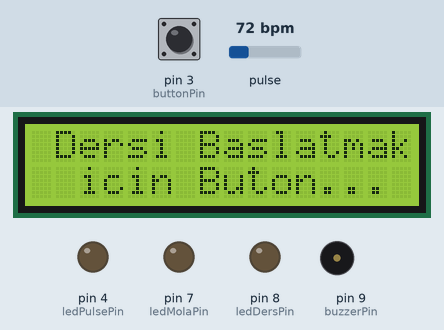
The sketch below on a simulated Arduino Uno, built with avr-gcc and run on an emulated ATmega328P. On the bench: 16×2 character LCD, output pins drawn as LEDs (lit = HIGH), buzzer (waves = sounding, pin HIGH). The test bench sets the inputs (shaded band); at power-on: pin 3 (buttonPin) HIGH, pulse 72 bpm.

Above: at 3.3 s.
3.4 s: pin 3 (buttonPin) pulled LOW for 0.15 s
At 4.1 s:
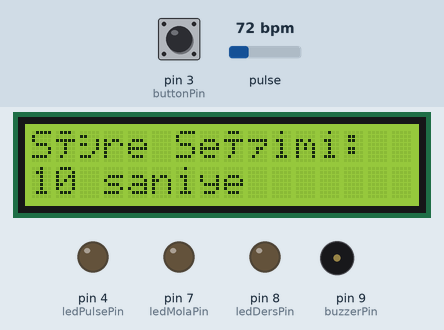
6.5 s: pin 3 (buttonPin) pulled LOW for 1 s
At 7.0 s:
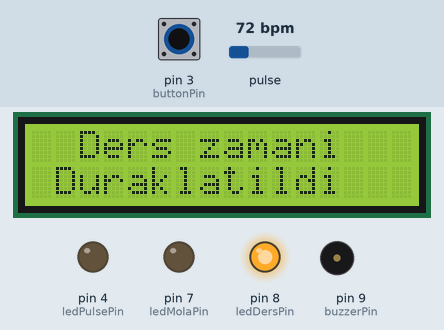
9.0 s: pin 3 (buttonPin) pulled LOW for 0.15 s
At 10.0 s:
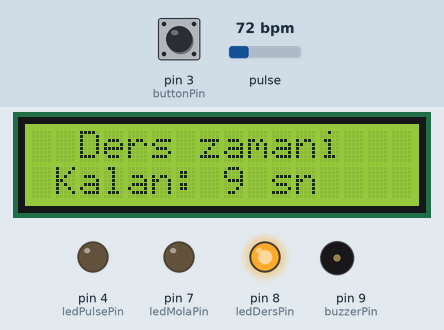
12.1 s: pin 3 (buttonPin) pulled LOW for 3.2 s
At 12.7 s:
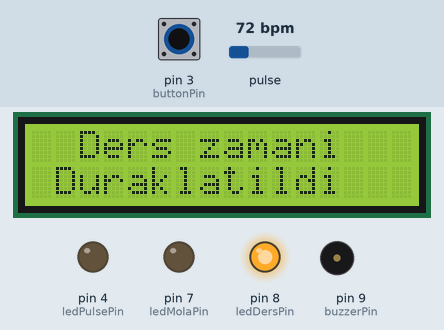
Timing chart, 0 to 15.1 s (numbered marks = the images above; inputs shaded):
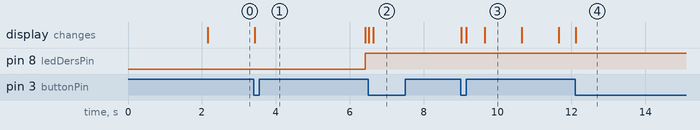

Measured:
- after the input at 3.4 s, pin 8 (ledDersPin): LOW → HIGH after 3.0 s; the display: changes at once (image 1)
- after the input at 6.5 s, the display: first changes at once (image 2 shows a later state)
- after the input at 9.0 s, the display: first changes at once (image 3 shows a later state)
- after the input at 12.1 s, the display: changes at once (image 4)

The sketch:

GomuluSistemlerFinalProje.ino
```cpp
#include <Wire.h>
#include <LiquidCrystal_I2C.h>
#include <TimerOne.h>
#include "MAX30100_PulseOximeter.h"

/* ---------------- Pin Tanımları ---------------- */
const int buzzerPin    = 9;
const int buttonPin    = 3;
const int ledDersPin   = 8;
const int ledMolaPin   = 7;
const int ledPulsePin  = 4;

LiquidCrystal_I2C lcd(0x27, 16, 2);
PulseOximeter pox;

/* ---------------- Durum Makinesi ---------------- */
enum State { IDLE, SELECT_DURATION, STUDY, WAIT_FOR_PULSE, SHOW_PULSE, BREAK };
volatile State currentState = IDLE;

/* ---------------- Süre Seçimi ---------------- */
const int sureSecenekleri[] = {10, 15, 20};
const byte secenekSayisi = sizeof(sureSecenekleri) / sizeof(sureSecenekleri[0]);
volatile byte seciliIndex = 0;
unsigned long secimBaslangic = 0;
const unsigned long secimTimeout = 3000; // 3 saniye

/* ---------------- Sayaçlar & Süreler ---------------- */
volatile int  dersSuresi   = 15;
volatile int  molaSure     = 10;
const unsigned long olcumSuresi = 15000;
unsigned long olcumBaslangic   = 0;
unsigned long sonNabizOkuma    = 0;

/* ---------------- Nabız İstatistikleri ---------------- */
int  nabizToplam = 0;
int  nabizAdet   = 0;
int  nabizOrt    = 0;
char stres[16]   = "Bekleniyor";

/* ---------------- Diğer Bayraklar ---------------- */
volatile bool buttonPressed = false;
volatile bool paused        = false;
volatile bool buzzerCal     = false;
unsigned long buzzerStart   = 0;
const unsigned long buzzerMs = 5000;

/* ---------------- Setup ---------------- */
void setup() {
  pinMode(buzzerPin,   OUTPUT);
  pinMode(buttonPin,   INPUT_PULLUP);
  pinMode(ledDersPin,  OUTPUT);
  pinMode(ledMolaPin,  OUTPUT);
  pinMode(ledPulsePin, OUTPUT);

  lcd.init();
  lcd.backlight();
  Serial.begin(115200);

  lcd.setCursor(0,0); lcd.print("   Merhaba!     ");
  lcd.setCursor(0,1); lcd.print(" Hazirlaniyor...");
  delay(2000);
  lcd.clear();

  if (!pox.begin()) {
    lcd.print("Sensor hatasi");
    while (1);
  }
  pox.setIRLedCurrent(MAX30100_LED_CURR_7_6MA);

  lcd.setCursor(0,0); lcd.print("Hazir. Butona  ");
  lcd.setCursor(0,1); lcd.print("basin...       ");

  attachInterrupt(digitalPinToInterrupt(buttonPin), buttonISR, FALLING);

  Timer1.initialize(1000000); // 1 saniye
  Timer1.attachInterrupt(timerISR);
  Timer1.stop();

  digitalWrite(ledDersPin,  LOW);
  digitalWrite(ledMolaPin,  LOW);
  digitalWrite(ledPulsePin, LOW);
}

/* ---------------- Ana Döngü ---------------- */
void loop() {
  pox.update();

  if (buttonPressed) {
    buttonPressed = false;

    if (currentState == IDLE) {
      currentState = SELECT_DURATION;
      seciliIndex = 0;
      secimBaslangic = millis();
      lcd.clear();
      lcd.setCursor(0,0); lcd.print("Süre Seçimi:");
      lcd.setCursor(0,1); lcd.print(sureSecenekleri[seciliIndex]); lcd.print(" saniye");
    }

    else if (currentState == SELECT_DURATION) {
      seciliIndex = (seciliIndex + 1) % secenekSayisi;
      secimBaslangic = millis();
      lcd.setCursor(0,1);
      lcd.print("                ");
      lcd.setCursor(0,1); lcd.print(sureSecenekleri[seciliIndex]); lcd.print(" saniye");
    }

    else if (currentState == STUDY) {
      paused = !paused;
      lcd.setCursor(0,1);
      lcd.print(paused ? " Duraklatildi   " : " Devam ediliyor ");
    }
  }

  if (buzzerCal && millis() - buzzerStart < buzzerMs) {
    analogWrite(buzzerPin, 200);
  } else {
    analogWrite(buzzerPin, 0);
    buzzerCal = false;
  }

  if (currentState == WAIT_FOR_PULSE && millis() - sonNabizOkuma >= 250) {
    sonNabizOkuma = millis();
    int hr = pox.getHeartRate();
    if (hr > 0) {
      nabizToplam += hr;
      nabizAdet++;
    }
  }

  // Süre seçimi zaman aşımı ile dersi başlat
  if (currentState == SELECT_DURATION && millis() - secimBaslangic >= secimTimeout) {
    dersSuresi = sureSecenekleri[seciliIndex];
    currentState = STUDY;
    paused = false;

    lcd.clear();
    lcd.setCursor(0,0); lcd.print("  Ders basladi  ");
    digitalWrite(ledDersPin, HIGH);
    digitalWrite(ledMolaPin, LOW);
    digitalWrite(ledPulsePin, LOW);
    Timer1.start();
  }

  static unsigned long lcdTs = 0;
  if (millis() - lcdTs >= 500) {
    lcdTs = millis();
    lcdDisplay();
  }
}

/* ---------------- LCD Gösterimi ---------------- */
void lcdDisplay() {
  if (currentState == STUDY) {
    lcd.setCursor(0,0); lcd.print("  Ders zamani   ");
    lcd.setCursor(0,1);
    if (paused) lcd.print(" Duraklatildi   ");
    else {
      lcd.print(" Kalan: "); lcd.print(dersSuresi); lcd.print(" sn   ");
    }
  }
  else if (currentState == WAIT_FOR_PULSE) {
    lcd.setCursor(0,0); lcd.print(" Nabiz olculuyor ");
    lcd.setCursor(0,1); lcd.print("  Bekleyiniz...  ");
  }
  else if (currentState == SHOW_PULSE) {
    lcd.setCursor(0,0); lcd.print(" Nabiz: "); lcd.print(nabizOrt); lcd.print(" bpm ");
    lcd.setCursor(0,1); lcd.print(" Durum: "); lcd.print(stres);
  }
  else if (currentState == BREAK) {
    lcd.setCursor(0,0); lcd.print("  Mola zamani   ");
    lcd.setCursor(0,1); lcd.print(" Kalan: "); lcd.print(dersSuresi); lcd.print(" sn   ");
  }
  else if (currentState == IDLE) {
    lcd.setCursor(0,0); lcd.print(" Dersi Baslatmak ");
    lcd.setCursor(0,1); lcd.print("  icin Buton...  ");
  }
  else if (currentState == SELECT_DURATION) {
    lcd.setCursor(0,0); lcd.print("Süre Seçimi:");
    lcd.setCursor(0,1); lcd.print(sureSecenekleri[seciliIndex]); lcd.print(" saniye   ");
  }
}

/* ---------------- Zamanlayıcı Kesmesi ---------------- */
void timerISR() {
  if (currentState == STUDY && !paused) {
    if (--dersSuresi == 0) {
      currentState      = WAIT_FOR_PULSE;
      olcumBaslangic    = millis();
      nabizToplam       = nabizAdet = 0;

      digitalWrite(ledDersPin,  LOW);
      digitalWrite(ledPulsePin, HIGH);
    }
  }
  else if (currentState == WAIT_FOR_PULSE) {
    if (millis() - olcumBaslangic >= olcumSuresi) {
      nabizOrt = (nabizAdet ? nabizToplam / nabizAdet : 70);

      if (nabizOrt > 90)      { molaSure = 15;  strcpy(stres,"Yuksek"); }
      else if (nabizOrt > 70) { molaSure = 10;  strcpy(stres,"Orta  "); }
      else                    { molaSure = 5;   strcpy(stres,"Düşük"); }

      dersSuresi   = molaSure;
      currentState = SHOW_PULSE;

      digitalWrite(ledPulsePin, LOW);
      buzzerCal  = true;
      buzzerStart = millis();
    }
  }
  else if (currentState == SHOW_PULSE) {
    static byte cnt = 0;
    if (++cnt >= 3) {
      cnt = 0;
      currentState = BREAK;
      digitalWrite(ledMolaPin, HIGH);
      digitalWrite(ledDersPin, LOW);
    }
  }
  else if (currentState == BREAK) {
    if (--dersSuresi == 0) {
      currentState = IDLE;
      digitalWrite(ledMolaPin, LOW);
      Timer1.stop();
    }
  }
}

/* ---------------- Buton Kesmesi ---------------- */
void buttonISR() {
  static unsigned long prev = 0;
  if (millis() - prev > 200) buttonPressed = true;
  prev = millis();
}
```
